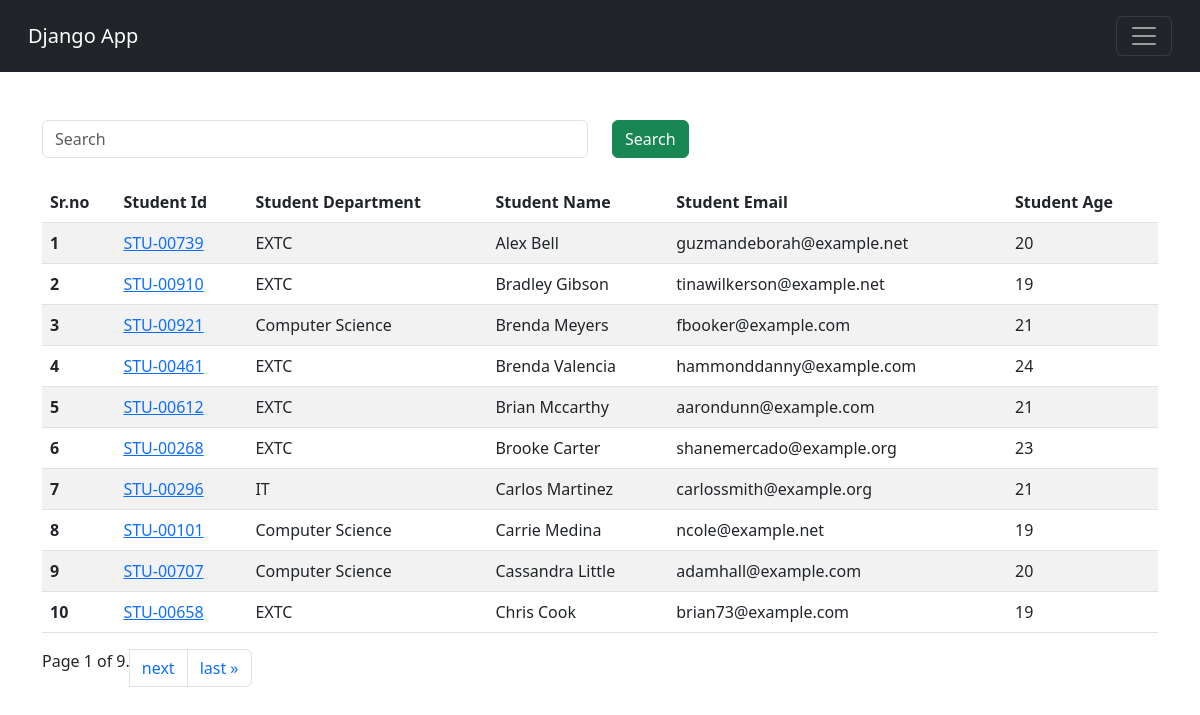
/students/, run on an earlier commit of the app's database.
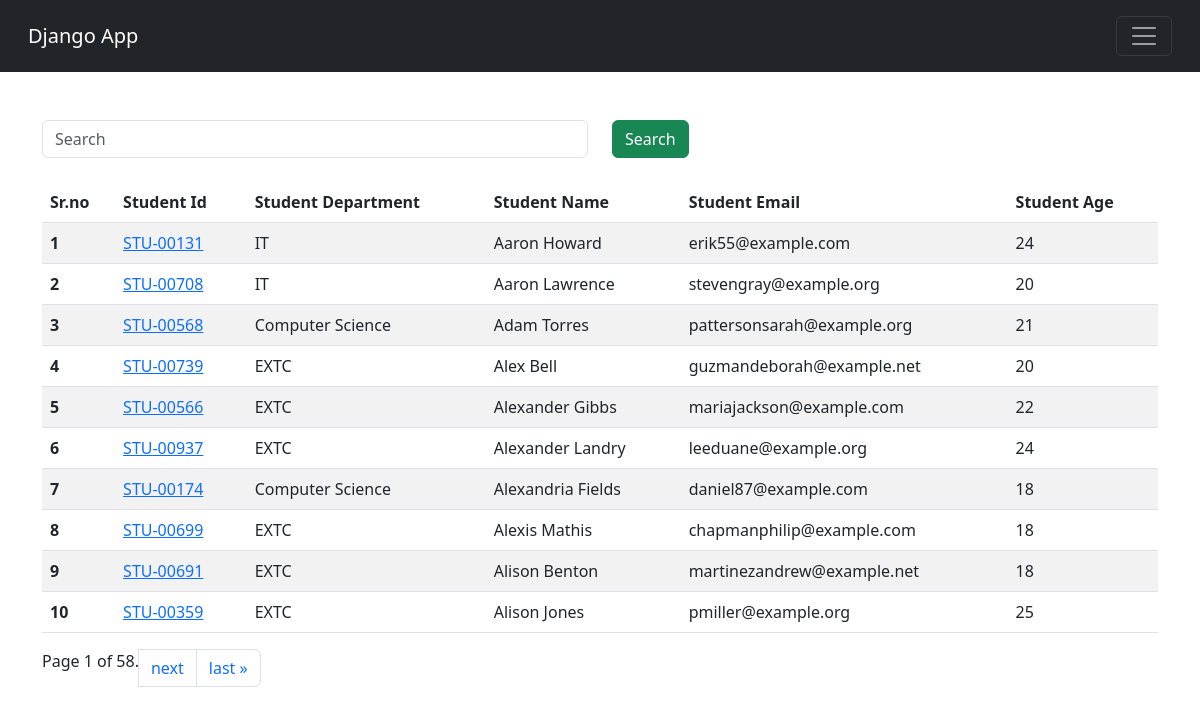
And on a later commit of the database.
### vegetable/models.py (models this page shows)
class Student(models.Model):
    department = models.ForeignKey(Department, related_name="depart", on_delete=models.CASCADE)
    studentId = models.OneToOneField(StudentID, related_name="studentid", on_delete=models.CASCADE)
    studentName = models.CharField(max_length=100)
    studentEmail = models.EmailField(unique=True)
    studentAge = models.IntegerField(default=1)
    studentAddress = models.TextField()
    isDeleted = models.BooleanField(default=False)
    objects = StudentManager()
    adminObjects = models.Manager()
    def __str__(self) -> str:
        return self.studentName
    class Meta:
        ordering = ['studentName']
        verbose_name = "student"

class StudentID(models.Model):
    studentId = models.CharField(max_length=100)
    def __str__(self) -> str:
        return self.studentId

class Department(models.Model):
    department = models.CharField(max_length=100)
    def __str__(self) -> str:
        return self.department
    class Meta:
        ordering = ['department']

### vegetable/views.py (the view, shortened to what this page needs)
# urls.py: path("students/",getStudents, name="StudentPage"),
def getStudents(request):
    querySet = Student.objects.all()
    paginator = Paginator(querySet, 10)  # Show 10 students per page.
    page_number = request.GET.get("page", 1)
    page_obj = paginator.get_page(page_number)
    print(page_obj.object_list)
    context = {'querySet' : page_obj }
    return render(request, 'report/students.html', context)

### vegetable/models.py (called while the page is built)
    def get_queryset(self):
        return super().get_queryset().filter(isDeleted = False)

### vegetable/templates/report/students.html (shortened to what this page needs)
{% extends "base.html" %}
{% block start %}
    <div class="container mt-5">
        <form class="mb-4">
          <div class="row">
            <div class="col-md-6">
              <input class="form-control" type="search" name="search" placeholder="Search ">
            </div>
            <div class="col-md-6">
              <button type="submit" class="btn btn-success">Search</button>
            </div>
          </div>
        </form>
        <table class="table table-striped table-hover">
            <thead>
              <tr>
                <th scope="col">Sr.no</th>
                <th scope="col">Student Id</th>
                <th scope="col">Student Department</th>
                <th scope="col">Student Name</th>
                <th scope="col">Student Email</th>
                <th scope="col">Student Age</th>
              </tr>
            </thead>
            <tbody>
                {% for student in querySet %}
              <tr>
                <th scope="row">{{ forloop.counter }}</th>
                <td><a href="{% url 'showMarks' student.studentId %}"> {{student.studentId}}</a></td>
                <td>{{student.department}}</td>
                <td>{{student.studentName}}</td>
                <td>{{student.studentEmail}}</td>
                <td>{{student.studentAge}}</td>
              </tr>
              {% endfor %}
            </tbody>
            </table>
              <nav aria-label="Page navigation example">
              <ul class="pagination">
                    <span class="current">
                        Page {{ querySet.number }} of {{ querySet.paginator.num_pages }}.
                    </span>
                    {% if querySet.has_next %}
                    <li class="page-item"> <a class="page-link" href="?page={{ querySet.next_page_number }}">next</a></li>
                        <li class="page-item"><a class="page-link" href="?page={{ querySet.paginator.num_pages }}">last &raquo;</a></li>
                    {% endif %}
        </ul>
        </nav>
    </div>
{% endblock %}

What changed in the data, as far as the page shows it:
no longer on this page (row unchanged): Student: studentId "STU-00910", department "EXTC", studentName "Bradley Gibson", studentEmail "tinawilkerson@example.net", studentAge "19"
no longer on this page (row unchanged): Student: studentId "STU-00921", department "Computer Science", studentName "Brenda Meyers", studentEmail "fbooker@example.com", studentAge "21"
no longer on this page (row unchanged): Student: studentId "STU-00461", department "EXTC", studentName "Brenda Valencia", studentEmail "hammonddanny@example.com", studentAge "24"
no longer on this page (row unchanged): Student: studentId "STU-00612", department "EXTC", studentName "Brian Mccarthy", studentEmail "aarondunn@example.com", studentAge "21"
no longer on this page (row unchanged): Student: studentId "STU-00268", department "EXTC", studentName "Brooke Carter", studentEmail "shanemercado@example.org", studentAge "23"
no longer on this page (row unchanged): Student: studentId "STU-00296", department "IT", studentName "Carlos Martinez", studentEmail "carlossmith@example.org", studentAge "21"
no longer on this page (row unchanged): Student: studentId "STU-00101", department "Computer Science", studentName "Carrie Medina", studentEmail "ncole@example.net", studentAge "19"
no longer on this page (row unchanged): Student: studentId "STU-00707", department "Computer Science", studentName "Cassandra Little", studentEmail "adamhall@example.com", studentAge "20"
no longer on this page (row unchanged): Student: studentId "STU-00658", department "EXTC", studentName "Chris Cook", studentEmail "brian73@example.com", studentAge "19"
added Student: studentId "STU-00131", department "IT", studentName "Aaron Howard", studentEmail "erik55@example.com", studentAge "24"
added Student: studentId "STU-00708", department "IT", studentName "Aaron Lawrence", studentEmail "stevengray@example.org", studentAge "20"
added Student: studentId "STU-00568", department "Computer Science", studentName "Adam Torres", studentEmail "pattersonsarah@example.org", studentAge "21"
added Student: studentId "STU-00566", department "EXTC", studentName "Alexander Gibbs", studentEmail "mariajackson@example.com", studentAge "22"
added Student: studentId "STU-00937", department "EXTC", studentName "Alexander Landry", studentEmail "leeduane@example.org", studentAge "24"
added Student: studentId "STU-00174", department "Computer Science", studentName "Alexandria Fields", studentEmail "daniel87@example.com", studentAge "18"
added Student: studentId "STU-00699", department "EXTC", studentName "Alexis Mathis", studentEmail "chapmanphilip@example.com", studentAge "18"
added Student: studentId "STU-00691", department "EXTC", studentName "Alison Benton", studentEmail "martinezandrew@example.net", studentAge "18"
added Student: studentId "STU-00359", department "EXTC", studentName "Alison Jones", studentEmail "pmiller@example.org", studentAge "25"
Also different on the page:
{{ querySet.paginator.num_pages }}: "9" → "58"
